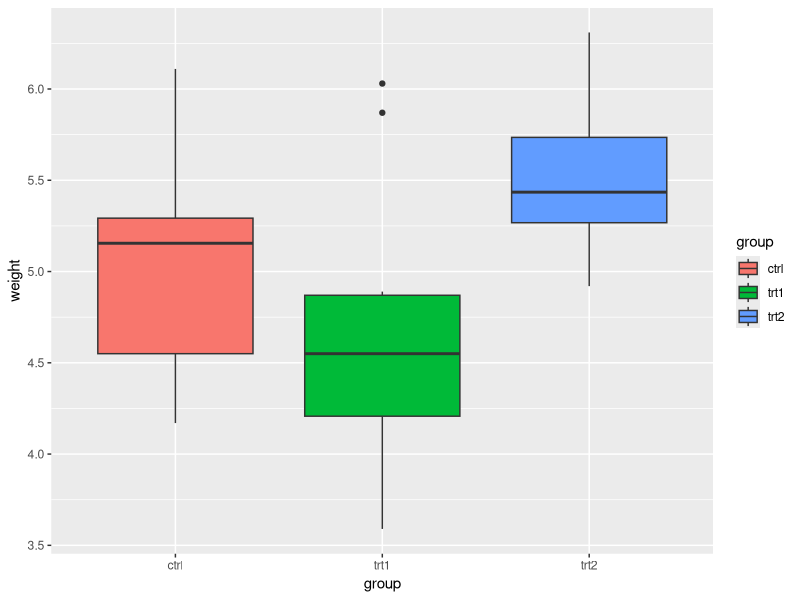
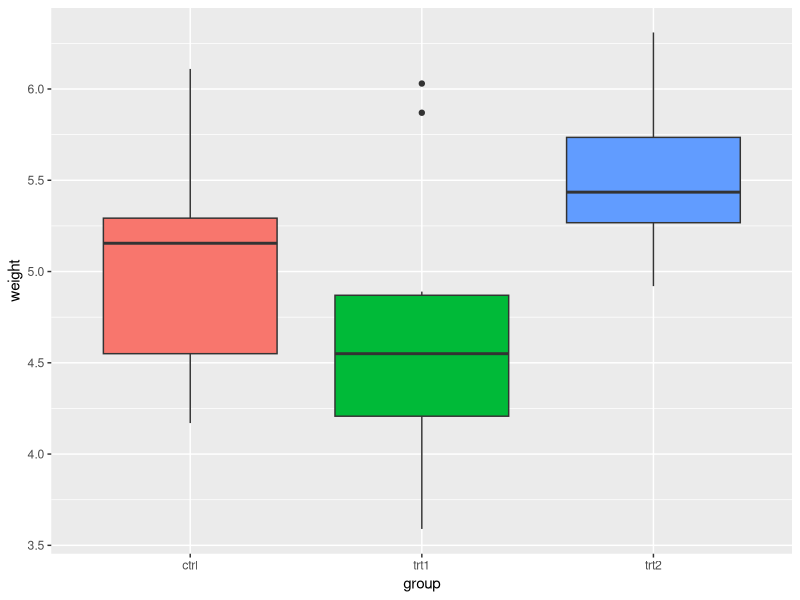
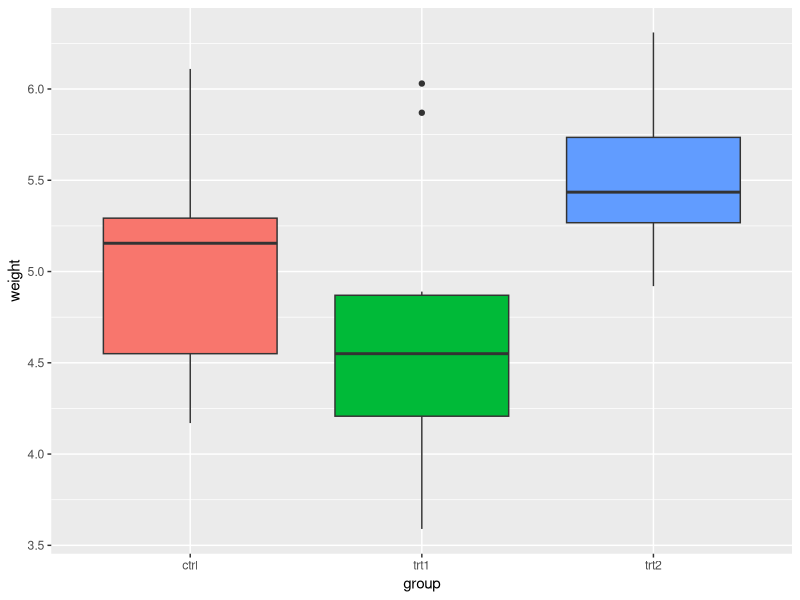
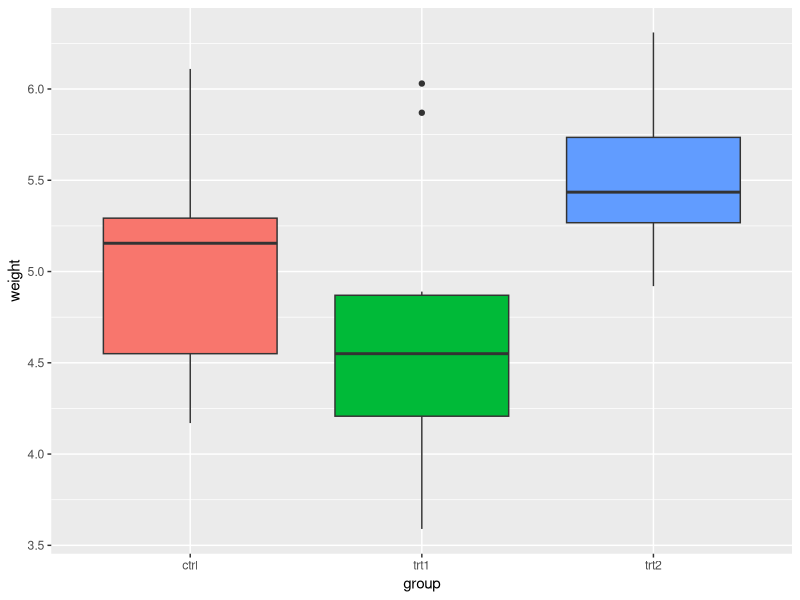
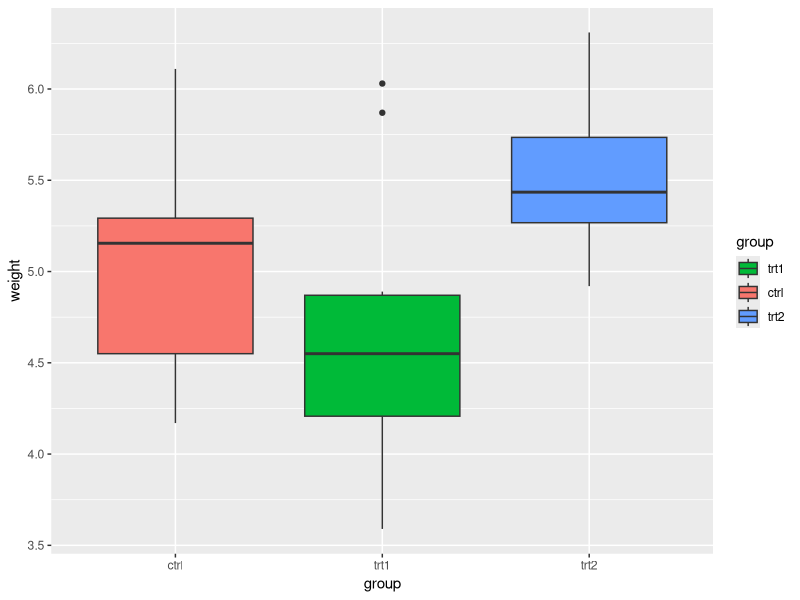
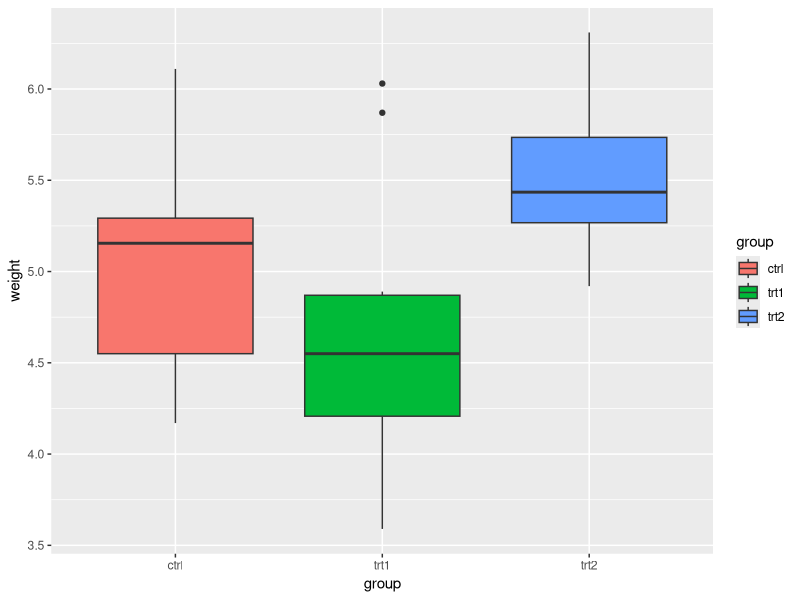
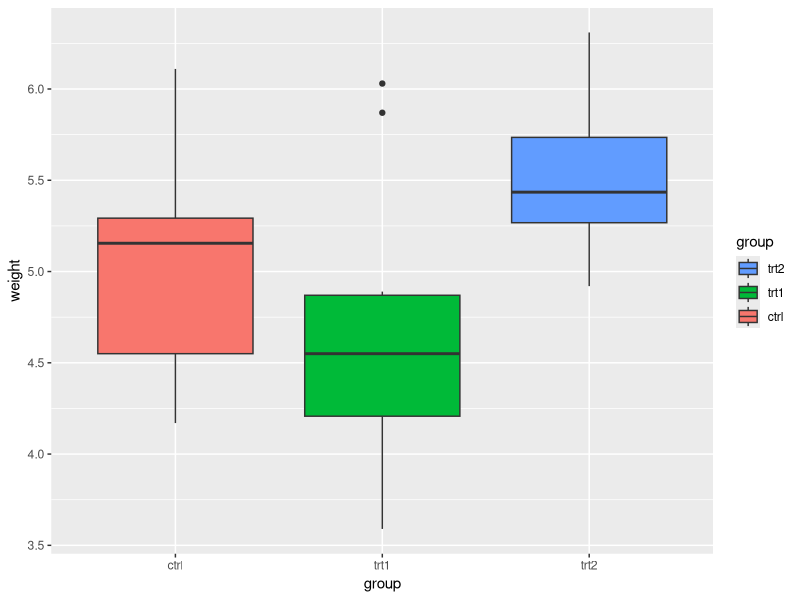
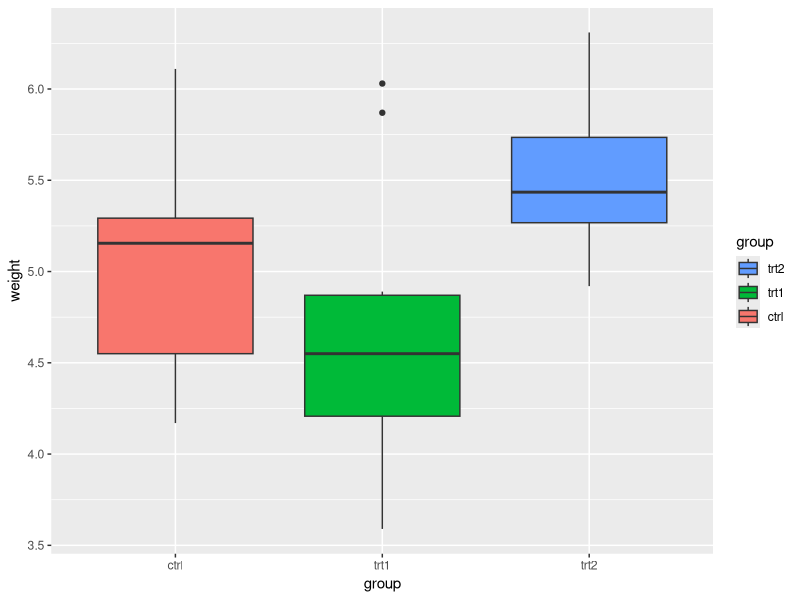

These figures' R source, in order:
## ---- chunk 1
knitr::opts_chunk$set(
  collapse = TRUE, 
  out.width = "40%", out.height = "40%",
  fig.retina = 2
)
## ---- chunk 2
library(ggplot2)
# boxplot simples
bp <- ggplot(data=PlantGrowth, aes(x=group, y=weight, fill=group)) + geom_boxplot()
bp
## ---- chunk 3
# aqui definimos fill = FALSE, porque é o atributo do gráfico que relacionamos 
# a alguma variável.
bp + guides(fill = FALSE)

# também é possível remover a legenda por meio da escala de cores
# aqui também usamos o scale_fill_discrete, porque associamos fill
# a uma variável anteriormente.
bp + scale_fill_discrete(guide = F)
## ---- chunk 4
# o comando a seguir remove todas as legendas, não importa o atributo que ela
# esteja representando.
bp + theme(legend.position="none")
## ---- chunk 5
bp + scale_fill_discrete(breaks=c("trt1","ctrl","trt2"))
bp
## ---- chunk 6
bp + guides(fill = guide_legend(reverse=TRUE))
bp + scale_fill_discrete(guide = guide_legend(reverse=TRUE))
## ---- chunk 7
# Remove o título apenas da legenda do preenchimento (fill)
bp + guides(fill=guide_legend(title=NULL))

# Remove o título de todas as legendas
bp + theme(legend.title=element_blank())
## ---- chunk 8
# usamos scale_fill_discrete porque não queremos alterar as cores padrão,
# mas queremos que cada fator esteja associado a uma cor de tom diferente.
# mudamos aqui os rótulos e o título da legenda.
bp + scale_fill_discrete(name="Experimental\nCondition",
                         breaks=c("ctrl", "trt1", "trt2"),
                         labels=c("Control", "Treatment 1", "Treatment 2"))


# usamos scale_fill_manual porque queremos alterar as cores padrão.
# aqui escolhemos as cores da escala hexadecimal.
bp + scale_fill_manual(values=c("#999999", "#E69F00", "#56B4E9"), 
                       name="Experimental\nCondition",
                       breaks=c("ctrl", "trt1", "trt2"),
                       labels=c("Control", "Treatment 1", "Treatment 2"))
## ---- chunk 9
# Mudando a aparência do título
bp + theme(legend.title = element_text(colour="blue", size=16, face="bold"))
## ---- chunk 10
# Mudando a aparência dos rótulos
bp + theme(legend.text = element_text(colour="blue", size = 16, face = "bold"))
## ---- chunk 11
bp + theme(legend.position="top")
## ---- chunk 12
bp + theme(legend.position=c(.5, .5))
